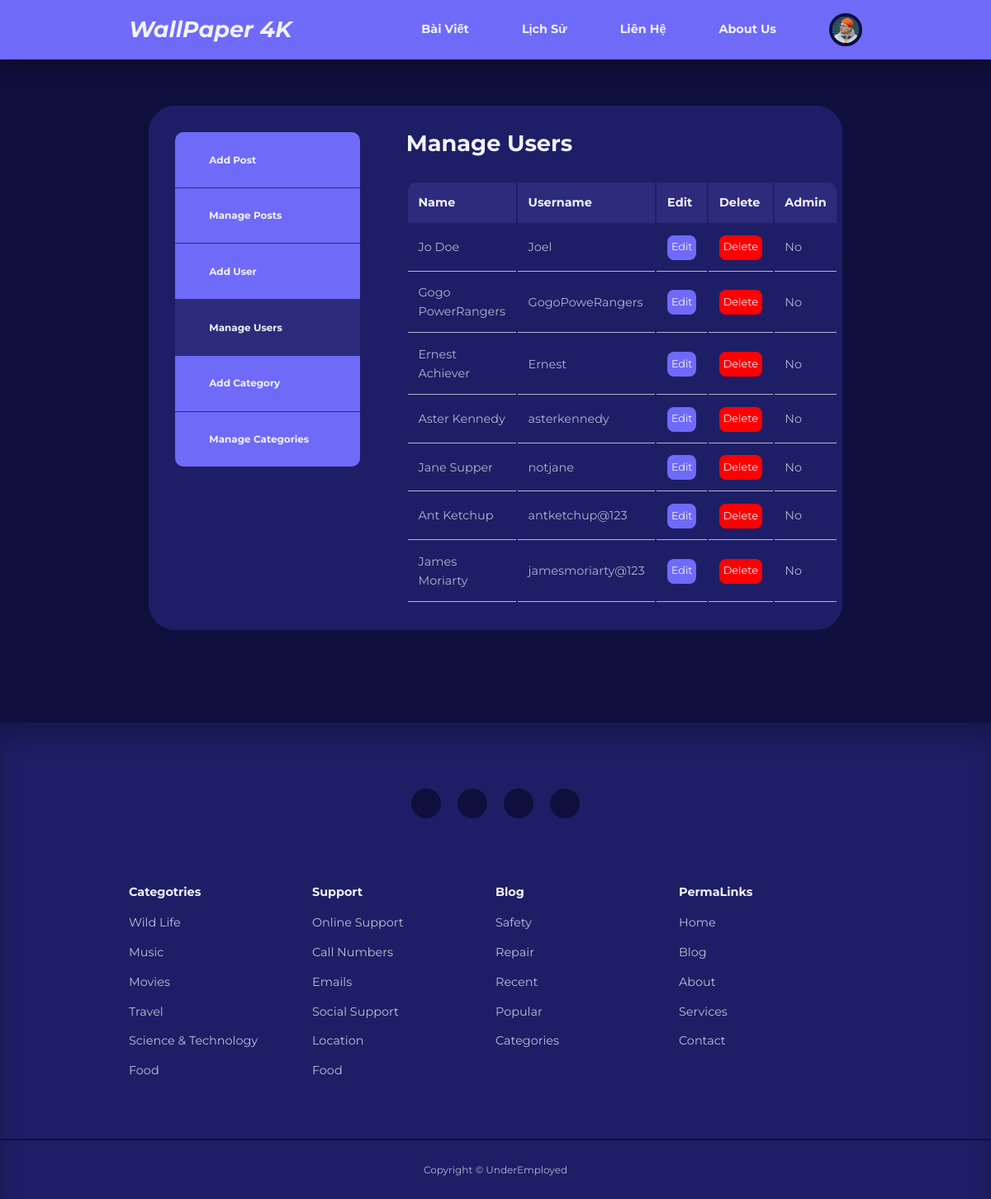
Page /admin/manage-users.php (signed in) on the earlier database version.
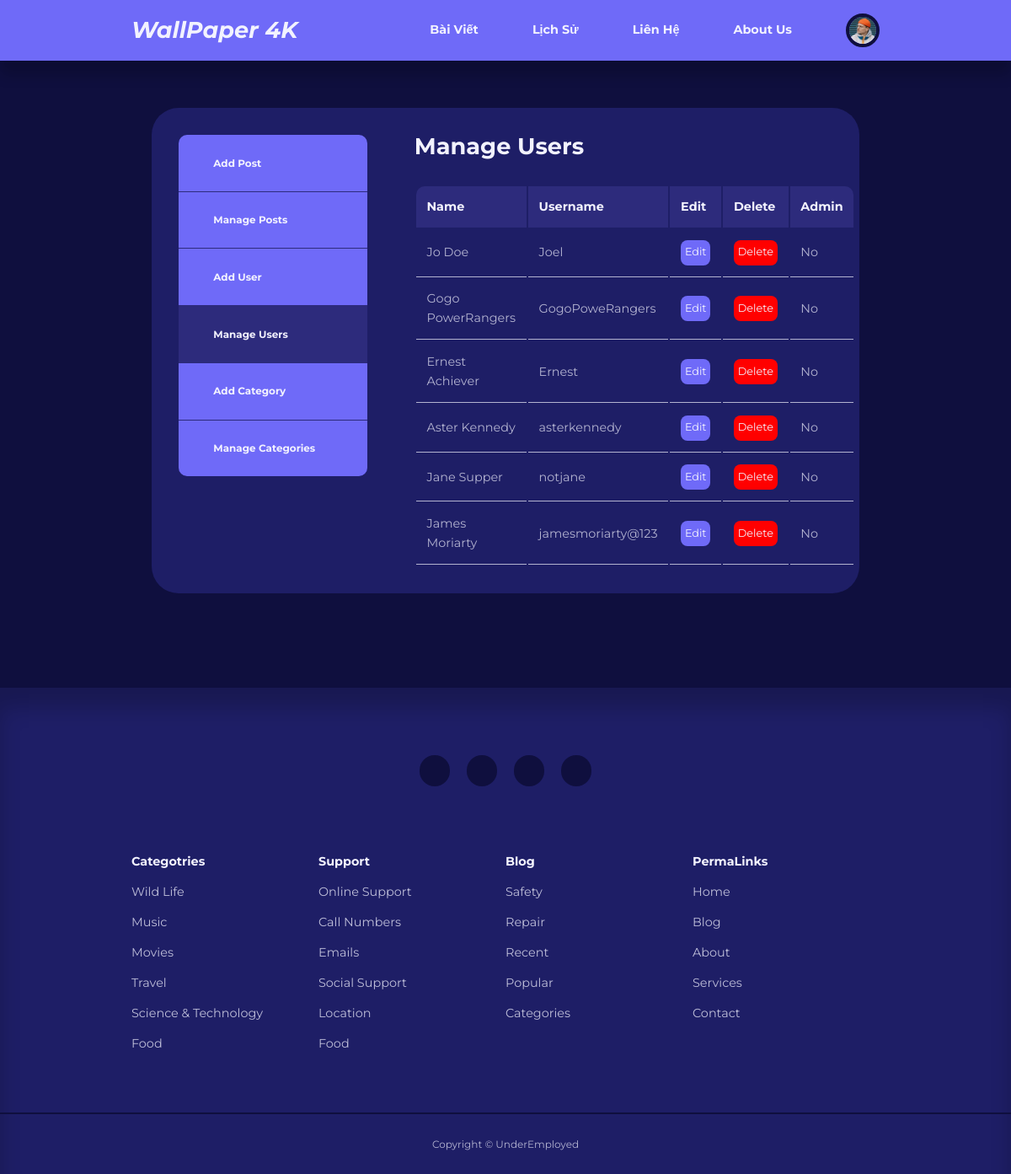
Same page on the later database version.
### tables this page shows
CREATE TABLE IF NOT EXISTS `users` (
  `id` int UNSIGNED NOT NULL AUTO_INCREMENT,
  `firstname` varchar(50) NOT NULL,
  `lastname` varchar(50) NOT NULL,
  `full_name` varchar(100) NOT NULL,
  `username` varchar(50) NOT NULL,
  `email` varchar(100) NOT NULL,
  `password` varchar(255) NOT NULL,
  `avatar` varchar(255) NOT NULL,
  `is_admin` tinyint(1) NOT NULL,
  PRIMARY KEY (`id`)
);

### admin/manage-users.php (the view, shortened to what this page needs)
<?php
include "partials/header.php";
$current_admin_id = $_SESSION['user-id'];
$query = "SELECT id, firstname, lastname, username, is_admin FROM users WHERE NOT id = :current_admin_id";
$stmt = $connection->prepare($query);
$stmt->execute([':current_admin_id' => $current_admin_id]);
?>
<section class="dashboard">
    <div class="container dashboard__container">
        <aside>
            <ul>
                <li>
                    <a href="<?= ROOT_URL ?>admin/add-post.php">
                        <h5>Add Post</h5>
                    </a>
                </li>
                <li>
                    <a href="<?= ROOT_URL ?>admin/index.php">
                        <h5>Manage Posts</h5>
                    </a>
                </li>
                <?php if (isset($_SESSION['user_is_admin'])): ?>
                <li>
                    <a href="<?= ROOT_URL ?>admin/add-user.php">
                        <h5>Add User</h5>
                    </a>
                </li>
                <li>
                    <a href="<?= ROOT_URL ?>admin/manage-users.php" class="active">
                        <h5>Manage Users</h5>
                    </a>
                </li>
                <li>
                    <a href="<?= ROOT_URL ?>admin/add-category.php">
                        <h5>Add Category</h5>
                    </a>
                </li>
                <li>
                    <a href="<?= ROOT_URL ?>admin/manage-categories.php">
                        <h5>Manage Categories</h5>
                    </a>
                </li>
                <?php endif ?>
            </ul>
        </aside>
        <main>
            <h2>Manage Users</h2>
            <?php if ($stmt->rowCount() > 0): ?>
            <table>
                <thead>
                    <tr>
                        <th>Name</th>
                        <th>Username</th>
                        <th>Edit</th>
                        <th>Delete</th>
                        <th>Admin</th>
                    </tr>
                </thead>
                <tbody>
                    <?php while ($user = $stmt->fetch(PDO::FETCH_ASSOC)): ?>
                    <tr>
                        <td><?= $user["firstname"] . " " . $user['lastname'] ?></td>
                        <td><?= $user["username"] ?> </td>
                        <td><a href="<?= ROOT_URL ?>admin/edit-user.php?id=<?= $user['id'] ?>" class="btn sm">Edit</a></td>
                        <td><a href="<?= ROOT_URL ?>admin/delete-users.php?id=<?= $user['id'] ?>" class="btn sm danger">Delete</a></td>
                        <td><?= $user["is_admin"] ? 'Yes' : 'No' ?></td>
                    </tr>
                    <?php endwhile ?>
                </tbody>
            </table>
            <?php else: ?>
                <div class="alert__message error">No users found</div>
            <?php endif ?>
        </main>
    </div>
</section>
<?php
include "../partials/footer.php";
?>

Differences in the rows shown:
removed users: firstname "Ant", lastname "Ketchup", username "antketchup@123", is_admin "No"
